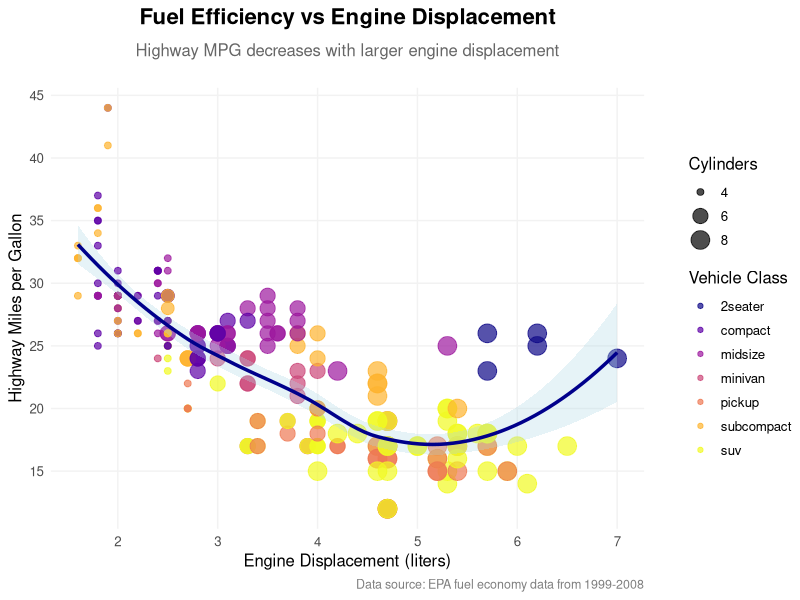

Generate this figure with R:
## ---- chunk 1
suppressPackageStartupMessages(library(tidyverse))
## ---- chunk 2
# Create a beautiful scatter plot with the mpg dataset
ggplot(mpg, aes(x = displ, y = hwy)) +
  # Add points with transparency and size mapping
  geom_point(aes(color = class, size = cyl), alpha = 0.7) +
  # Add a smooth trend line
  geom_smooth(method = "loess", se = TRUE, color = "darkblue", 
              fill = "lightblue", alpha = 0.3, size = 1.2) +
  # Customize colors with a beautiful palette
  scale_color_viridis_d(name = "Vehicle Class", option = "plasma") +
  # Customize size scale
  scale_size_continuous(name = "Cylinders", range = c(2, 6),
                       breaks = c(4, 6, 8)) +
  # Improve axis labels and title
  labs(
    title = "Fuel Efficiency vs Engine Displacement",
    subtitle = "Highway MPG decreases with larger engine displacement",
    x = "Engine Displacement (liters)",
    y = "Highway Miles per Gallon",
    caption = "Data source: EPA fuel economy data from 1999-2008"
  ) +
  # Apply a clean, modern theme
  theme_minimal(base_size = 12) +
  theme(
    plot.title = element_text(size = 16, face = "bold", hjust = 0.5,
                             margin = margin(b = 10)),
    plot.subtitle = element_text(size = 12, hjust = 0.5, 
                                color = "gray40", margin = margin(b = 20)),
    plot.caption = element_text(size = 9, color = "gray50"),
    legend.position = "right",
    legend.box = "vertical",
    panel.grid.minor = element_blank(),
    panel.grid.major = element_line(color = "gray95", size = 0.5),
    plot.background = element_rect(fill = "white", color = NA),
    legend.margin = margin(l = 20)
  ) +
  # Adjust axis scales for better readability
  scale_x_continuous(breaks = seq(1, 7, 1)) +
  scale_y_continuous(breaks = seq(10, 45, 5))
